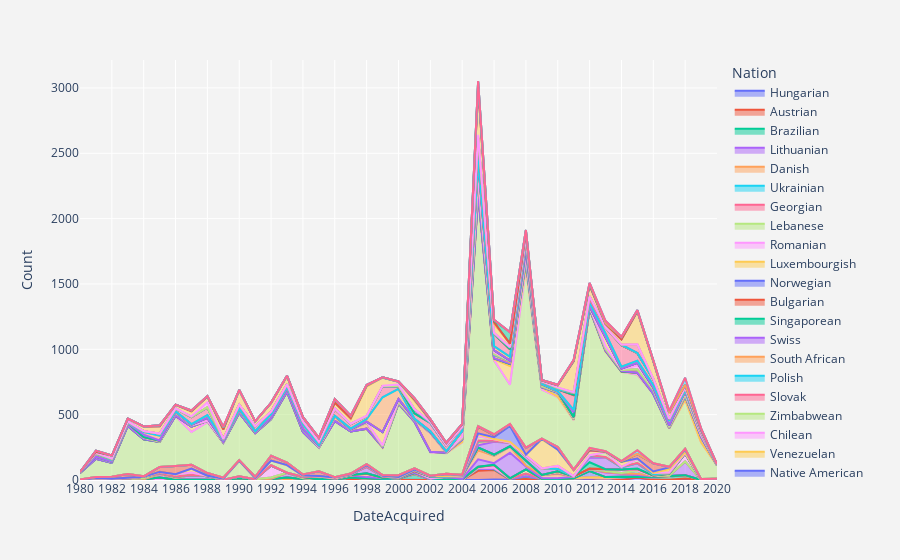

The code cell stored with this chart in its notebook:
### Code cell
import plotly.express as px
fig3 = px.area(df_nats_after, x="DateAcquired", y="Count", color="Nation", line_group="Nation")
fig3.update_layout(
    xaxis = dict(

        tickmode = 'linear',
        tick0 = 1980,
        dtick = 2
    ),
    paper_bgcolor='rgb(243, 243, 243)',
    plot_bgcolor='rgb(243, 243, 243)',
)

   
fig3.show()
